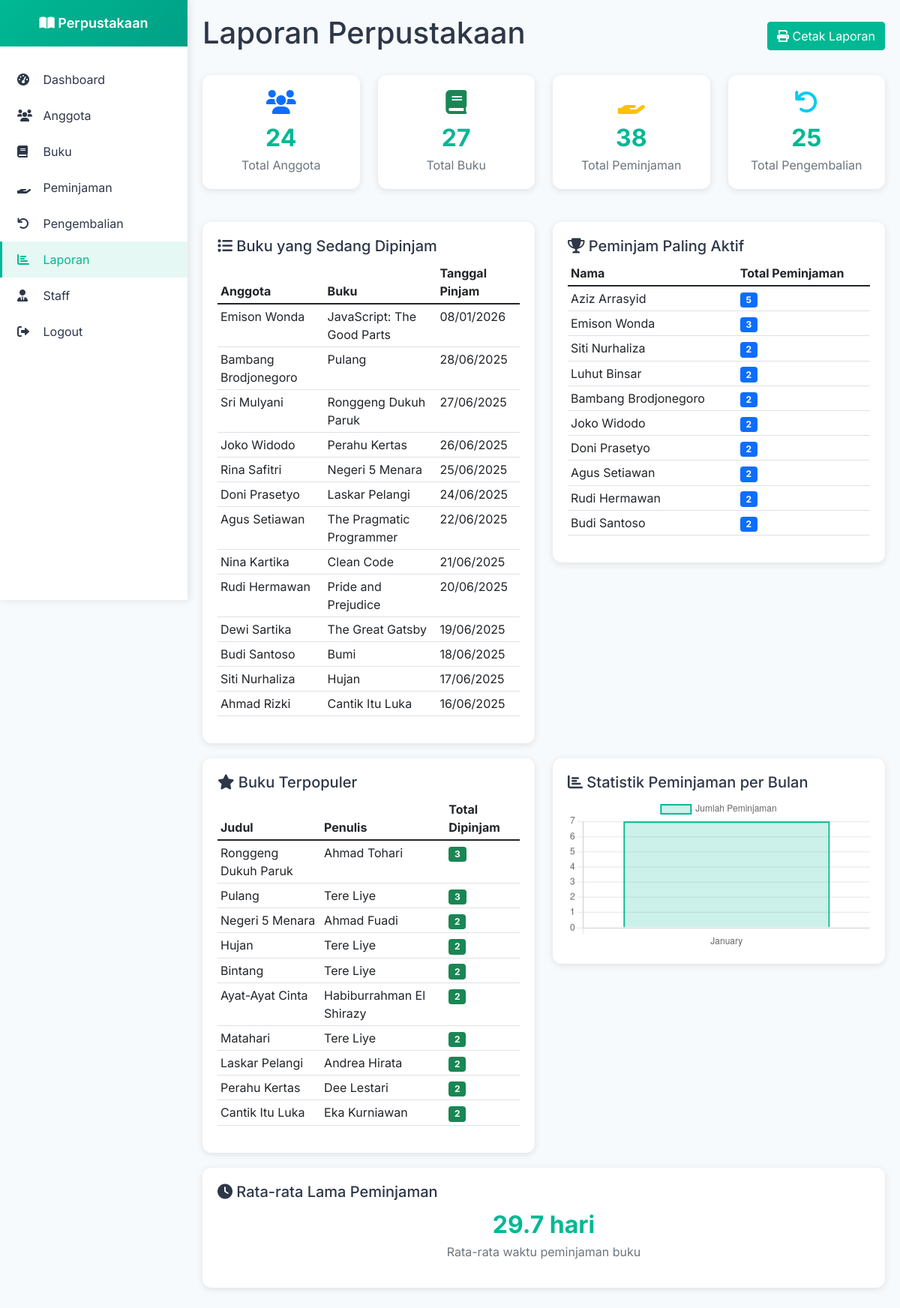
Screenshot of /admin/laporan.php (signed in) with the database file from the repository.
### tables this page shows
CREATE TABLE `peminjaman` (
  `id_pinjam` int(11) NOT NULL,
  `id_anggota` int(11) NOT NULL,
  `id_buku` int(11) NOT NULL,
  `tgl_pinjam` date NOT NULL,
  `tgl_jatuh_tempo` date DEFAULT NULL,
  `durasi_pinjam` int(11) DEFAULT 7 COMMENT 'Durasi dalam hari',
  `perpanjangan` int(11) DEFAULT 0 COMMENT 'Jumlah perpanjangan',
  `tgl_perpanjangan` date DEFAULT NULL,
  `status` enum('dipinjam','dikembalikan') DEFAULT 'dipinjam',
  `created_at` timestamp NULL DEFAULT current_timestamp()
);

CREATE TABLE `anggota` (
  `id_anggota` int(11) NOT NULL,
  `id_user` int(11) DEFAULT NULL,
  `nama` varchar(100) NOT NULL,
  `alamat` text NOT NULL,
  `no_hp` varchar(15) NOT NULL,
  `nim` varchar(30) DEFAULT NULL,
  `password` varchar(255) DEFAULT NULL,
  `kelas` varchar(50) DEFAULT NULL,
  `program_studi` varchar(100) DEFAULT NULL,
  `created_at` timestamp NULL DEFAULT current_timestamp()
);

CREATE TABLE `buku` (
  `id_buku` int(11) NOT NULL,
  `judul` varchar(200) NOT NULL,
  `penulis` varchar(100) NOT NULL,
  `tahun` int(11) NOT NULL,
  `stok` int(11) NOT NULL DEFAULT 0,
  `program_studi` varchar(100) DEFAULT NULL,
  `jenis_buku` varchar(100) DEFAULT NULL,
  `rak` varchar(50) DEFAULT NULL,
  `created_at` timestamp NULL DEFAULT current_timestamp()
);

### admin/laporan.php (the view, shortened to what this page needs)
<?php
include '../koneksi.php';
$query_buku_dipinjam = "SELECT p.*, a.nama as nama_anggota, b.judul as judul_buku, b.penulis
                        FROM peminjaman p
                        JOIN anggota a ON p.id_anggota = a.id_anggota
                        JOIN buku b ON p.id_buku = b.id_buku
                        WHERE p.status = 'dipinjam'
                        ORDER BY p.tgl_pinjam DESC";
$result_buku_dipinjam = mysqli_query($koneksi, $query_buku_dipinjam);
$query_statistik_bulan = "SELECT
                            MONTH(tgl_pinjam) as bulan,
                            MONTHNAME(tgl_pinjam) as nama_bulan,
                            COUNT(*) as total_peminjaman
                          FROM peminjaman
                          WHERE YEAR(tgl_pinjam) = YEAR(CURDATE())
                          GROUP BY MONTH(tgl_pinjam)
                          ORDER BY bulan";
$result_statistik_bulan = mysqli_query($koneksi, $query_statistik_bulan);
$query_peminjam_aktif = "SELECT
                           a.nama,
                           COUNT(p.id_pinjam) as total_peminjaman
                         FROM anggota a
                         LEFT JOIN peminjaman p ON a.id_anggota = p.id_anggota
                         GROUP BY a.id_anggota, a.nama
                         ORDER BY total_peminjaman DESC
                         LIMIT 10";
$result_peminjam_aktif = mysqli_query($koneksi, $query_peminjam_aktif);
$query_rata_lama = "SELECT
                      AVG(DATEDIFF(pg.tgl_kembali, p.tgl_pinjam)) as rata_lama_hari
                    FROM pengembalian pg
                    JOIN peminjaman p ON pg.id_pinjam = p.id_pinjam";
$result_rata_lama = mysqli_query($koneksi, $query_rata_lama);
$rata_lama = mysqli_fetch_assoc($result_rata_lama);
$query_buku_populer = "SELECT
                         b.judul,
                         b.penulis,
                         COUNT(p.id_pinjam) as total_dipinjam
                       FROM buku b
                       LEFT JOIN peminjaman p ON b.id_buku = p.id_buku
                       GROUP BY b.id_buku, b.judul, b.penulis
                       ORDER BY total_dipinjam DESC
                       LIMIT 10";
$result_buku_populer = mysqli_query($koneksi, $query_buku_populer);
$query_total_anggota = "SELECT COUNT(*) as total FROM anggota";
$result_total_anggota = mysqli_query($koneksi, $query_total_anggota);
$total_anggota = mysqli_fetch_assoc($result_total_anggota)['total'];
$query_total_buku = "SELECT COUNT(*) as total FROM buku";
$result_total_buku = mysqli_query($koneksi, $query_total_buku);
$total_buku = mysqli_fetch_assoc($result_total_buku)['total'];
$query_total_peminjaman = "SELECT COUNT(*) as total FROM peminjaman";
$result_total_peminjaman = mysqli_query($koneksi, $query_total_peminjaman);
$total_peminjaman = mysqli_fetch_assoc($result_total_peminjaman)['total'];
$query_total_pengembalian = "SELECT COUNT(*) as total FROM pengembalian";
$result_total_pengembalian = mysqli_query($koneksi, $query_total_pengembalian);
$total_pengembalian = mysqli_fetch_assoc($result_total_pengembalian)['total'];
?>
<!DOCTYPE html>
<html lang="id">
<head>
    <link href="https://cdnjs.cloudflare.com/ajax/libs/font-awesome/6.0.0/css/all.min.css" rel="stylesheet">
    <link href="https://cdn.jsdelivr.net/npm/bootstrap@5.1.3/dist/css/bootstrap.min.css" rel="stylesheet">
</head>
<body>
    <div class="sidebar">
        <div class="sidebar-header">
            <h3><i class="fas fa-book-open"></i> Perpustakaan</h3>
        </div>
        <div class="sidebar-menu">
            <a href="index.php" class="menu-item">
                <i class="fas fa-tachometer-alt"></i> Dashboard
            </a>
            <a href="anggota.php" class="menu-item">
                <i class="fas fa-users"></i> Anggota
            </a>
            <a href="buku.php" class="menu-item">
                <i class="fas fa-book"></i> Buku
            </a>
            <a href="peminjaman.php" class="menu-item">
                <i class="fas fa-hand-holding"></i> Peminjaman
            </a>
            <a href="pengembalian.php" class="menu-item">
                <i class="fas fa-undo"></i> Pengembalian
            </a>
            <a href="laporan.php" class="menu-item active">
                <i class="fas fa-chart-bar"></i> Laporan
            </a>
            <a href="staff.php" class="menu-item">
                <i class="fas fa-user-tie"></i> Staff
            </a>
            <a href="../logout.php" class="menu-item">
                <i class="fas fa-sign-out-alt"></i> Logout
            </a>
        </div>
    </div>
    <div class="main-content">
        <div class="d-flex justify-content-between align-items-center mb-4">
            <h1>Laporan Perpustakaan</h1>
            <button class="btn btn-primary" onclick="window.print()">
                <i class="fas fa-print"></i> Cetak Laporan
            </button>
        </div>
        <div class="row mb-4">
            <div class="col-md-3">
                <div class="stat-card text-center">
                    <i class="fas fa-users fa-2x text-primary mb-2"></i>
                    <div class="stat-number"><?php echo $total_anggota; ?></div>
                    <div class="text-muted">Total Anggota</div>
                </div>
            </div>
            <div class="col-md-3">
                <div class="stat-card text-center">
                    <i class="fas fa-book fa-2x text-success mb-2"></i>
                    <div class="stat-number"><?php echo $total_buku; ?></div>
                    <div class="text-muted">Total Buku</div>
                </div>
            </div>
            <div class="col-md-3">
                <div class="stat-card text-center">
                    <i class="fas fa-hand-holding fa-2x text-warning mb-2"></i>
                    <div class="stat-number"><?php echo $total_peminjaman; ?></div>
                    <div class="text-muted">Total Peminjaman</div>
                </div>
            </div>
            <div class="col-md-3">
                <div class="stat-card text-center">
                    <i class="fas fa-undo fa-2x text-info mb-2"></i>
                    <div class="stat-number"><?php echo $total_pengembalian; ?></div>
                    <div class="text-muted">Total Pengembalian</div>
                </div>
            </div>
        </div>
        <div class="row">
            <div class="col-md-6">
                <div class="chart-container">
                    <h5><i class="fas fa-list"></i> Buku yang Sedang Dipinjam</h5>
                    <div class="table-responsive">
                        <table class="table table-sm">
                            <thead>
                                <tr>
                                    <th>Anggota</th>
                                    <th>Buku</th>
                                    <th>Tanggal Pinjam</th>
                                </tr>
                            </thead>
                            <tbody>
                                <?php while ($row = mysqli_fetch_assoc($result_buku_dipinjam)): ?>
                                <tr>
                                    <td><?php echo $row['nama_anggota']; ?></td>
                                    <td><?php echo $row['judul_buku']; ?></td>
                                    <td><?php echo date('d/m/Y', strtotime($row['tgl_pinjam'])); ?></td>
                                </tr>
                                <?php endwhile; ?>
                            </tbody>
                        </table>
                    </div>
                </div>
            </div>
            <div class="col-md-6">
                <div class="chart-container">
                    <h5><i class="fas fa-trophy"></i> Peminjam Paling Aktif</h5>
                    <div class="table-responsive">
                        <table class="table table-sm">
                            <thead>
                                <tr>
                                    <th>Nama</th>
                                    <th>Total Peminjaman</th>
                                </tr>
                            </thead>
                            <tbody>
                                <?php while ($row = mysqli_fetch_assoc($result_peminjam_aktif)): ?>
                                <tr>
                                    <td><?php echo $row['nama']; ?></td>
                                    <td>
                                        <span class="badge bg-primary"><?php echo $row['total_peminjaman']; ?></span>
                                    </td>
                                </tr>
                                <?php endwhile; ?>
                            </tbody>
                        </table>
                    </div>
                </div>
            </div>
        </div>
        <div class="row">
            <div class="col-md-6">
                <div class="chart-container">
                    <h5><i class="fas fa-star"></i> Buku Terpopuler</h5>
                    <div class="table-responsive">
                        <table class="table table-sm">
                            <thead>
                                <tr>
                                    <th>Judul</th>
                                    <th>Penulis</th>
                                    <th>Total Dipinjam</th>
                                </tr>
                            </thead>
                            <tbody>
                                <?php while ($row = mysqli_fetch_assoc($result_buku_populer)): ?>
                                <tr>
                                    <td><?php echo $row['judul']; ?></td>
                                    <td><?php echo $row['penulis']; ?></td>
                                    <td>
                                        <span class="badge bg-success"><?php echo $row['total_dipinjam']; ?></span>
                                    </td>
                                </tr>
                                <?php endwhile; ?>
                            </tbody>
                        </table>
                    </div>
                </div>
            </div>
            <div class="col-md-6">
                <div class="chart-container">
                    <h5><i class="fas fa-chart-bar"></i> Statistik Peminjaman per Bulan</h5>
                    <canvas id="chartBulan" width="400" height="200"></canvas>
                </div>
            </div>
        </div>
        <div class="row">
            <div class="col-md-12">
                <div class="chart-container">
                    <h5><i class="fas fa-clock"></i> Rata-rata Lama Peminjaman</h5>
                    <div class="text-center">
                        <div class="stat-number"><?php echo round($rata_lama['rata_lama_hari'], 1); ?> hari</div>
                        <p class="text-muted">Rata-rata waktu peminjaman buku</p>
                    </div>
                </div>
            </div>
        </div>
    </div>
    <script>
        // Data untuk chart
        const bulanData = {
            labels: [],
            datasets: [{
                label: 'Jumlah Peminjaman',
                data: [],
                backgroundColor: 'rgba(0, 184, 148, 0.2)',
                borderColor: 'rgba(0, 184, 148, 1)',
                borderWidth: 2
            }]
        };
        // Ambil data dari PHP
        <?php
        mysqli_data_seek($result_statistik_bulan, 0);
        while ($row = mysqli_fetch_assoc($result_statistik_bulan)):
        ?>
        bulanData.labels.push('<?php echo $row['nama_bulan']; ?>');
        bulanData.datasets[0].data.push(<?php echo $row['total_peminjaman']; ?>);
        <?php endwhile; ?>
        // Buat chart
        const ctx = document.getElementById('chartBulan').getContext('2d');
        new Chart(ctx, {
            type: 'bar',
            data: bulanData,
            options: {
                responsive: true,
                scales: {
                    y: {
                        beginAtZero: true,
                        ticks: {
                            stepSize: 1
                        }
                    }
                }
            }
        });
    </script>
</body>
</html>

### admin/laporan.php (style rules this page uses)
:root { --primary-color: #00b894; --secondary-color: #00a085; --accent-color: #667eea; --text-color: #2d3748; --light-bg: #f7fafc; --border-color: #e2e8f0; }
body { font-family: 'Inter', sans-serif; background: var(--light-bg); color: var(--text-color); }
.sidebar { position: fixed; left: 0; top: 0; height: 100vh; width: 250px; background: white; box-shadow: 2px 0 10px rgba(0,0,0,0.1); }
.sidebar-header { padding: 20px; background: linear-gradient(135deg, var(--primary-color), var(--secondary-color)); color: white; text-align: center; }
.sidebar-header h3 { font-size: 18px; font-weight: 600; margin: 0; }
.sidebar-menu { padding: 20px 0; }
.menu-item { display: block; padding: 12px 20px; color: var(--text-color); text-decoration: none; transition: all 0.3s ease; border-left: 3px solid transparent; }
.menu-item:hover, .menu-item.active { background: rgba(0, 184, 148, 0.1); color: var(--primary-color); border-left-color: var(--primary-color); }
.menu-item i { margin-right: 10px; width: 20px; }
.main-content { margin-left: 250px; padding: 20px; }
.btn-primary { background: var(--primary-color); border-color: var(--primary-color); }
.stat-card { background: white; border-radius: 12px; padding: 20px; box-shadow: 0 2px 10px rgba(0,0,0,0.1); margin-bottom: 20px; }
.stat-number { font-size: 2rem; font-weight: 700; color: var(--primary-color); }
.chart-container { background: white; border-radius: 12px; padding: 20px; box-shadow: 0 2px 10px rgba(0,0,0,0.1); margin-bottom: 20px; }

### rows the page displays
peminjaman: id_anggota.nama "Emison Wonda", id_buku.judul "JavaScript: The Good Parts", tgl_pinjam "08/01/2026"
peminjaman: id_anggota.nama "Bambang Brodjonegoro", id_buku.judul "Pulang", tgl_pinjam "28/06/2025"
peminjaman: id_anggota.nama "Sri Mulyani", id_buku.judul "Ronggeng Dukuh Paruk", tgl_pinjam "27/06/2025"
peminjaman: id_anggota.nama "Joko Widodo", id_buku.judul "Perahu Kertas", tgl_pinjam "26/06/2025"
peminjaman: id_anggota.nama "Rina Safitri", id_buku.judul "Negeri 5 Menara", tgl_pinjam "25/06/2025"
peminjaman: id_anggota.nama "Doni Prasetyo", id_buku.judul "Laskar Pelangi", tgl_pinjam "24/06/2025"
peminjaman: id_anggota.nama "Agus Setiawan", id_buku.judul "The Pragmatic Programmer", tgl_pinjam "22/06/2025"
peminjaman: id_anggota.nama "Nina Kartika", id_buku.judul "Clean Code", tgl_pinjam "21/06/2025"
peminjaman: id_anggota.nama "Rudi Hermawan", id_buku.judul "Pride and Prejudice", tgl_pinjam "20/06/2025"
peminjaman: id_anggota.nama "Dewi Sartika", id_buku.judul "The Great Gatsby", tgl_pinjam "19/06/2025"
peminjaman: id_anggota.nama "Budi Santoso", id_buku.judul "Bumi", tgl_pinjam "18/06/2025"
peminjaman: id_anggota.nama "Siti Nurhaliza", id_buku.judul "Hujan", tgl_pinjam "17/06/2025"
peminjaman: id_anggota.nama "Ahmad Rizki", id_buku.judul "Cantik Itu Luka", tgl_pinjam "16/06/2025"

### other values shown
$total_anggota "24"
$total_buku "27"
$total_peminjaman "38"
$total_pengembalian "25"
$row['nama'] "Aziz Arrasyid"
$row['total_peminjaman'] "5"
$row['nama'] "Emison Wonda"
$row['total_peminjaman'] "3"
$row['nama'] "Siti Nurhaliza"
$row['total_peminjaman'] "2"
$row['nama'] "Luhut Binsar"
$row['nama'] "Bambang Brodjonegoro"
$row['nama'] "Joko Widodo"
$row['nama'] "Doni Prasetyo"
$row['nama'] "Agus Setiawan"
